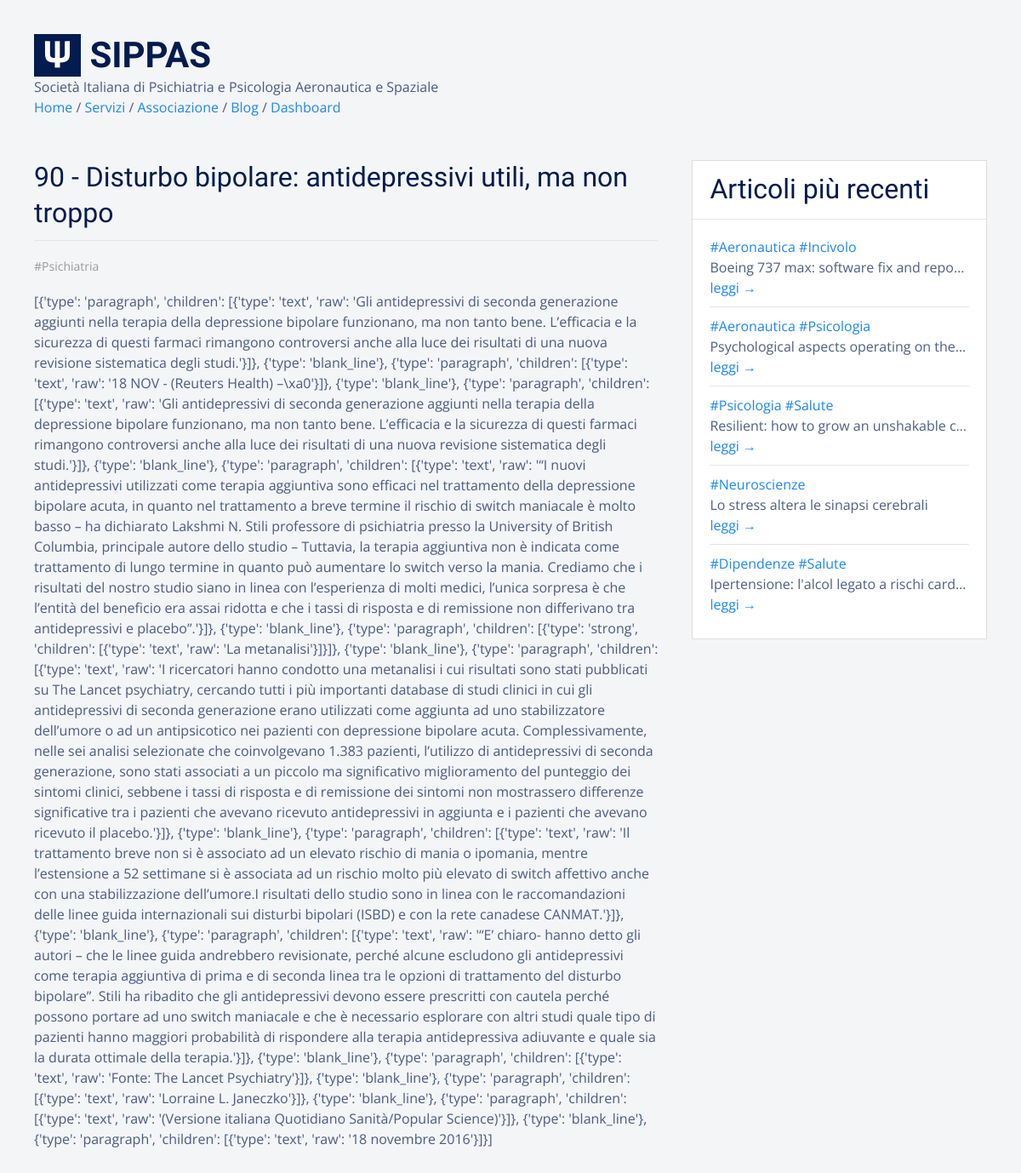
Page /blog/view/90 on the earlier database version.
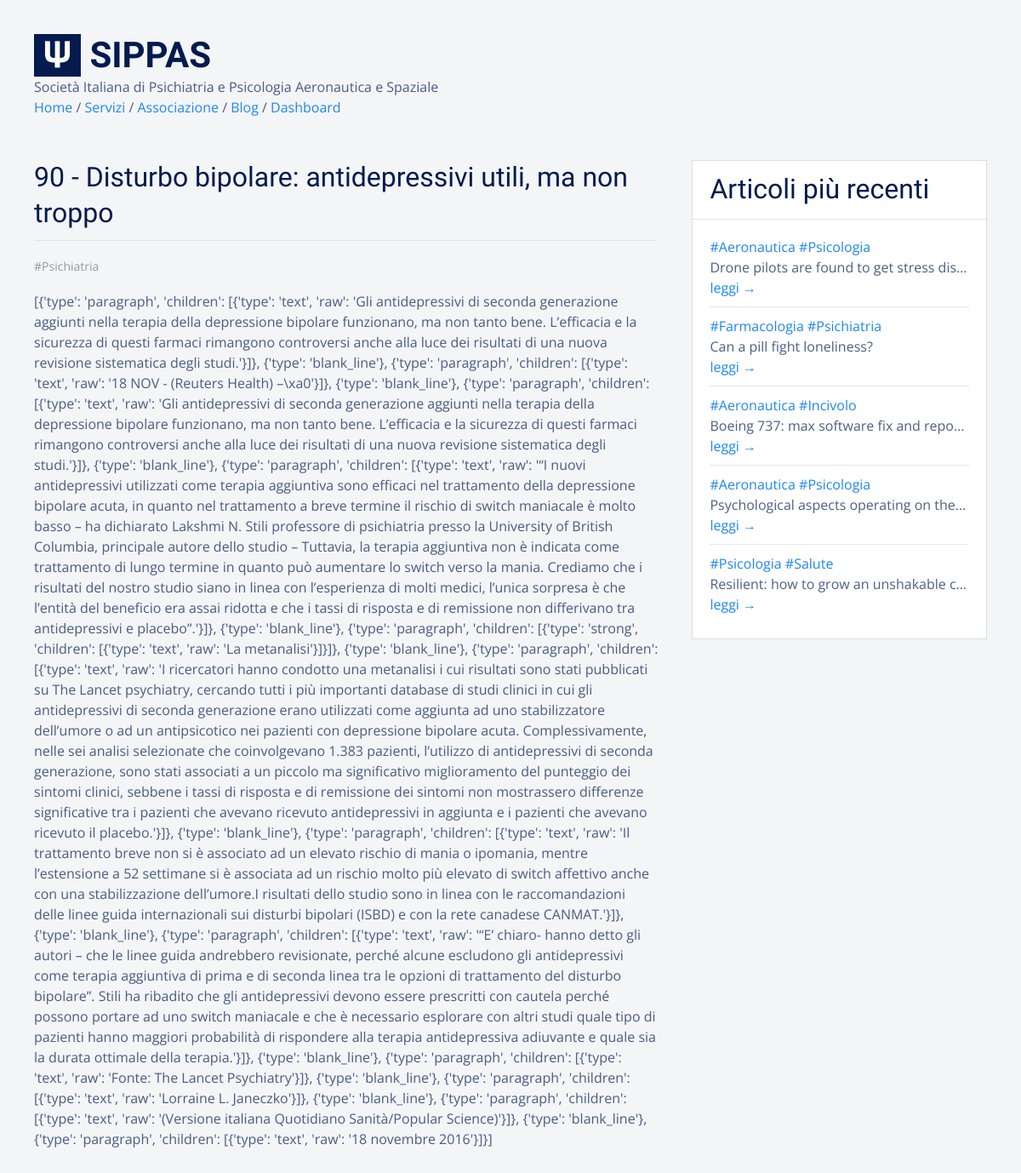
Same page on the later database version.
### tables this page shows
CREATE TABLE "posts" (
  "id" integer NOT NULL,
  "title" text,
  "body" TEXT,
  "teaser" text,
  "tags" TEXT,
  "is_sticky" integer,
  "author" text,
  "created_at" TEXT,
  "updated_at" text,
  "published_at" TEXT,
  PRIMARY KEY ("id")
);

### flaskApp/blueprints/blog/routes.py (the view)
@bp_blog.route("/view/<int:id>")
@cache.cached(timeout=60*60*24*30)
def view_post(id):
  post = query_db('SELECT * FROM posts WHERE id = ?', [id], True)
  latests = query_db('SELECT * FROM posts ORDER BY id DESC LIMIT 5')
  if post == None: abort(404)
  return render_template("blog/post_view.html",  post=post, latests=latests, show_edit=current_user.is_active)

### flaskApp/db/sqlite.py (called while the page is built)
def dict_factory(cursor, row):
  d = {}
  for idx, col in enumerate(cursor.description):
    d[col[0]] = row[idx]
  return d

def get_db():
  if "db" not in g:
    g.db = sqlite3.connect(
      db_path,
      detect_types=sqlite3.PARSE_DECLTYPES,
      isolation_level="DEFERRED"
    )
    g.db.cursor().execute("PRAGMA journal_mode=WAL")
    g.db.row_factory = dict_factory
  return g.db

def query_db(query, args=(), one=False):
  with closing(get_db().cursor().execute(query, args)) as cur:
    rv = cur.fetchall()
    return (rv[0] if rv else None) if one else rv

### flaskApp/extensions/jinja_ext.py (called while the page is built)
def md_to_html(value):
  return markdown(value)

### flaskApp/blueprints/blog/templates/blog/post_view.html (shortened to what this page needs)
{% extends 'base.html' %}
{% block content %}
<div class="uk-section">
  <div class="uk-container">
    <div class="uk-grid">
      <div class="uk-width-expand">
        <h2 class="uk-heading-divider">{{ post.id }} - {{ post.title }}</h2>
        <article class="uk-article">
          <p class="uk-article-meta">
            {% for tag in post.tags.split(' ') %}
            <a href="{{ url_for('blog.posts_tagged', tag=tag) }}">{{ tag }}</a>
            {% endfor %}<br>
          </p>
          <div>
            {{ post.body | md_to_html | safe }}
          </div>
        </article>
      </div>
      {% if latests %}
      <div class="uk-width-1-3@s uk-text-truncate">
        <div class="uk-card uk-card-default uk-card-small">
          <div class="uk-card-header">
            <h2>Articoli più recenti</h2>
          </div>
          <div class="uk-card-body">
            <ul class="uk-list uk-list-divider uk-margin-medium">
              {% for l in latests %}
              <li class="uk-text-truncate uk-padding-vertical uk-padding-horizontal-small">
                {% for tag in l.tags.split(' ') %}
                <a href="{{ url_for('blog.posts_tagged', tag=tag) }}">{{ tag }}</a>
                {% endfor %}<br>
                {{ l.title | capitalize }}<br>
                <a href="{{ url_for('blog.view_post', id=l.id) }}">leggi &rarr;</a><br>
              </li>
              {% endfor %}
            </ul>
          </div>
        </div>
      </div>
      {% endif %}
    </div>
  </div>
</div>
{% endblock %}

### flaskApp/templates/base.html (shortened to what this page needs)
<html lang="it">
<head>
  {% include 'head.html' %}
</head>
<body>
  {% block navbar %}
    {% include 'navbar.html' %}
  {% endblock %}
  <div class="uk-container uk-margin-large-bottom">
    {% block content %}
    {% endblock %}
  </div>
</body>
</html>

### flaskApp/templates/head.html (shortened to what this page needs)
<link rel="stylesheet" href="{{ url_for('static', filename='css/vendor/uikit.min.css') }}">
<link rel="stylesheet" href="{{ url_for('static', filename='css/main.css') }}">

### flaskApp/templates/navbar.html
<div class="uk-container uk-margin-large uk-margin-bottom">
  <h1 class="uk-margin-medium-top uk-margin-remove-bottom">
    <span style="display: inline-block;background-color:#031b4e;color:#fff;padding:0px 10px">𝚿</span>
    <span class="uk-text-bold">SIPPAS</span>
  </h1>
  <p class="uk-margin-remove-vertical">
    Società Italiana di Psichiatria e Psicologia Aeronautica e Spaziale<br>
  </p>
  <a href="{{ url_for('main.index') }}">Home</a> /
  <a href="{{ url_for('main.services') }}">Servizi</a> /
  <a href="{{ url_for('main.gild') }}">Associazione</a> /
  <a href="{{ url_for('blog.posts') }}">Blog</a> /
  <a href="{{ url_for('users.switcher') }}">Dashboard</a>
</div>

### flaskApp/static/css/main.css (style rules this page uses)
html { font-family: 'Open Sans', sans-serif; font-size: 16px; font-weight: normal; line-height: 1.5; background: #f4f5f7; color: rgba(3,27,78,0.7); }
h1, .uk-h1, h2, .uk-h2, h3, .uk-h3, h4, .uk-h4, h5, .uk-h5, h6, .uk-h6 { font-family: 'Yanone Kaffeesatz', sans-serif; margin: 0 0 20px 0; font-weight: normal; color: #031b4e; text-transform: none; }
li { margin-bottom: 8px; }
.uk-section { padding: 0px; padding-top: 30px; }
.uk-card-default { color: rgba(3,27,78,0.7) !important; box-shadow: none; border: 1px solid #ddd; }

Differences in the rows shown:
no longer on this page (row unchanged): posts: tags "#Neuroscienze", title "Lo stress altera le sinapsi cerebrali"
no longer on this page (row unchanged): posts: tag "#Dipendenze" "#Salute", title "Ipertensione: l'alcol legato a rischi card…", shown under "Articoli più recenti"
added posts: tag "#Aeronautica" "#Psicologia", title "Drone pilots are found to get stress dis…", shown under "Articoli più recenti"
added posts: tag "#Farmacologia" "#Psichiatria", title "Can a pill fight loneliness?", shown under "Articoli più recenti"
changed posts: title "Boeing 737 max: software fix and repo…" → "Boeing 737: max software fix and repo…"
